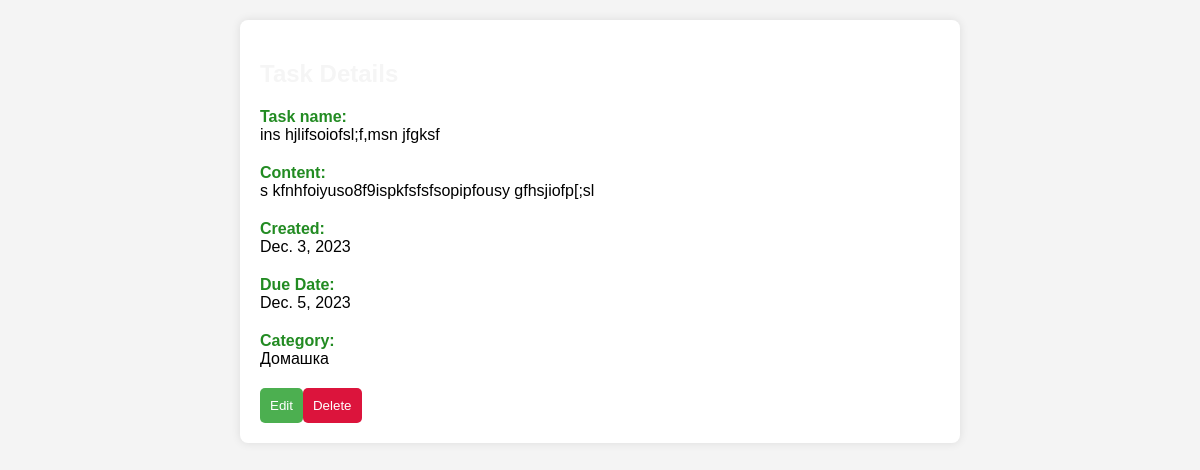
Screenshot of /detail-task/11 (signed in) with the database file from the repository.
### app/models.py (models this page shows, shortened)
class TodoList(models.Model):
    title = models.CharField(max_length=250)
    content = models.TextField(blank=True)
    created = models.DateField(default=timezone.now().strftime("%Y-%m-%d")) # дата создания
    due_date = models.DateField(default=timezone.now().strftime("%Y-%m-%d")) # дата дедлайна
    category = models.ForeignKey(Category,default='general',on_delete=models.PROTECT) # к какой категории относится
    user = models.ForeignKey(User,on_delete=models.CASCADE) # к какому пользователю он относится
    class Meta:
        ordering = ['-created'] # сортировка задач по убыванию даты создания

class Category(models.Model): # название категории
    name = models.CharField(max_length=100)
    class Meta:
        verbose_name = ('Category')
        verbose_name_plural = ('Categories')
    def __str__(self):
        return self.name

### app/views.py (the view)
# urls.py: path('detail-task/<int:detail_id>',DetailTaskView.as_view(),name='detail-task'),
class DetailTaskView(LoginRequiredMixin,DetailView):
    model = TodoList
    template_name = 'detail_task.html'
    pk_url_kwarg = 'detail_id'
    context_object_name = 'taskInfo'
    login_url = reverse_lazy('login')

### app/templates/detail_task.html (shortened to what this page needs)
<!DOCTYPE html>
<html lang="en">
<head>
</head>
<body>
  <div class="task-details">
    <h2 style="color: whitesmoke;">Task Details</h2>
    <div class="detail-label">Task name:</div>
    <div class="detail-value">{{ taskInfo.title }}</div>
    <div class="detail-label">Content:</div>
    <div class="detail-value">{{ taskInfo.content }}</div>
    <div class="detail-label">Created:</div>
    <div class="detail-value">{{ taskInfo.created }}</div>
    <div class="detail-label">Due Date:</div>
    <div class="detail-value">{{ taskInfo.due_date }}</div>
    <div class="detail-label">Category:</div>
    <div class="detail-value">{{ taskInfo.category }}</div>
    <div class="action-buttons">
      <a href="{% url 'update-task' taskInfo.pk %}"><button class="edit-button">Edit</button></a>
      <a href="{% url 'delete-task' taskInfo.pk %}"><button class="delete-button">Delete</button></a>
    </div>
  </div>
</body>
</html>

### app/templates/detail_task.html (style rules this page uses)
body { font-family: Arial, sans-serif; background-color: #f4f4f4; margin: 0; padding: 0; display: flex; flex-direction: column; align-items: center; min-height: 100vh; }
.task-details { width: 60%; background-color: #fff; border-radius: 8px; box-shadow: 0 0 10px rgba(0, 0, 0, 0.1); overflow: hidden; margin-top: 20px; padding: 20px; box-sizing: border-box; }
h2 { color: #4caf50; }
.detail-label { font-weight: bold; margin-top: 10px; color: ForestGreen; }
.detail-value { margin-bottom: 20px; }
.action-buttons { display: flex; justify-content: space-between; }
.action-buttons button { padding: 10px; border: none; border-radius: 5px; cursor: pointer; }
.edit-button { background-color: #4caf50; color: #fff; }
.delete-button { background-color: crimson; color: white; margin-right: 45rem; }

### rows the page displays
TodoList: title "ins hjlifsoiofsl;f,msn jfgksf", content "s kfnhfoiyuso8f9ispkfsfsfsopipfousy gfhsjiofp[;sl", created "Dec. 3, 2023", due_date "Dec. 5, 2023", category "Домашка"
